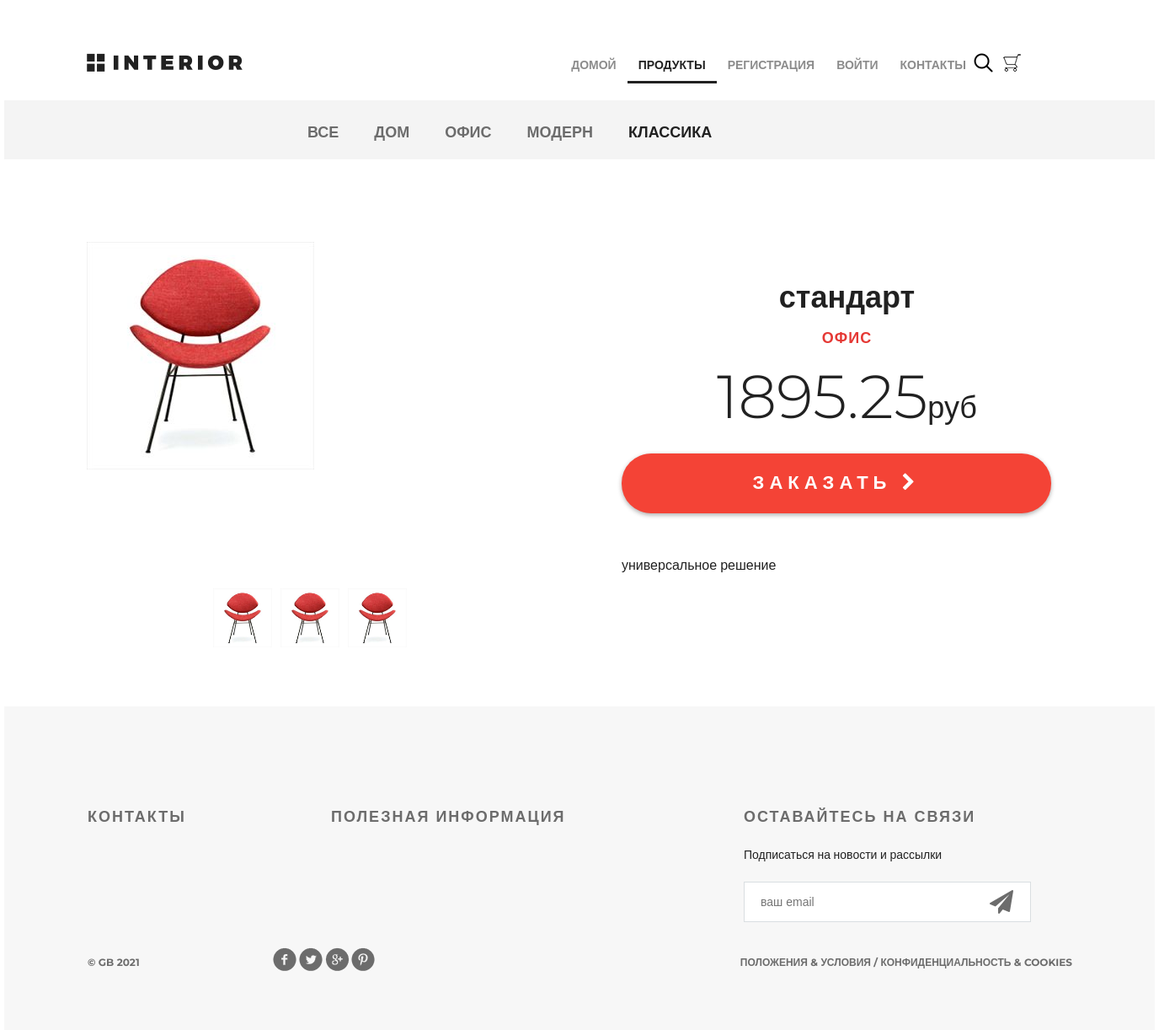
Page /products/product/4/ on the committed database.
### mainapp/models.py (models this page shows, shortened)
class ProductCategory(models.Model):
    name = models.CharField(max_length=50, unique=True, verbose_name='Название')
    description = models.TextField(blank=True, null=True, verbose_name='Описание')
    is_active = models.BooleanField(default=True)
    class Meta:
        verbose_name = 'категория(ю)'
        verbose_name_plural = 'Категории'

class Product(models.Model):
    category = models.ForeignKey(ProductCategory, on_delete=models.CASCADE)
    name = models.CharField(max_length=255)
    image = models.ImageField(upload_to='products_img', blank=True, null=True)
    short_desc = models.CharField(max_length=255, blank=True)
    description = models.TextField(blank=True, null=True)
    price = models.DecimalField(max_digits=8, decimal_places=2, default=0)
    quantity = models.PositiveIntegerField(default=0)
    is_active = models.BooleanField(default=True)
    class Meta:
        verbose_name = 'продукт'
        verbose_name_plural = 'Продукты'

### mainapp/views.py (the view)
# urls.py: path('product/<int:pk>/', product, name='product'),
def product(request, pk):
    links_menu = ProductCategory.objects.all()
    context = {
        'title': 'Товар',
        'links_menu': links_menu,
        'product': get_object_or_404(Product, pk=pk),
        'basket': get_basket(request.user)
    }
    return render(request, 'mainapp/product.html', context)

### mainapp/views.py (called while the page is built)
def get_basket(user):
    if user.is_authenticated:
        return Basket.objects.filter(user=user)
    return []

### mainapp/templates/mainapp/product.html (shortened to what this page needs)
{% extends 'mainapp/base.html' %}
{% load static %}
{% block content %}
    <div class="hero-white">
        <div class="header clearfix">
            {% include 'mainapp/includes/inc_main_menu.html' %}
        </div>
    </div>
    <div class="details">
        {% include 'mainapp/includes/inc_categories_menu.html' %}
        <div class="details-products">
            <div class="details-slider">
                <div class="slider-product">
                    <img src="/media/{{ product.image }}" alt="">
                </div>
                <div class="slider-control">
                    <div class="block">
                        <a href="#"><img src="/media/{{ product.image }}" alt="">
                        </a>
                    </div>
                    <div class="block">
                        <a href="#"><img src="/media/{{ product.image }}" alt="">
                        </a>
                    </div>
                    <div class="block">
                        <a href="#"><img src="/media/{{ product.image }}" alt="">
                        </a>
                    </div>
                </div>
            </div>
            <div class="description">
                <h3 class="big-bold">{{ product.name}}</h3>
                <h3 class="red">{{ product.category.name }}</h3>
                <p class="price">{{ product.price|floatformat:2 }}<span>руб</span></p>
                <a href="{% url 'basketapp:basket_add' product.pk %}" class="red-button">
                    заказать <i class="fa fa-chevron-right" aria-hidden="true"></i>
                </a>
                <div class="description-text">
                    {{ product.short_desc }}
                </div>
            </div>
        </div>
    </div>
{% endblock %}

### mainapp/templates/mainapp/includes/inc_categories_menu.html
<div class="links clearfix">
    <ul class="links-menu">
        <li><a href="{% url 'products:category' 0 %}"
               class="{% if request.resolver_match.url_name == item.href %}active{% endif %}">Все</a></li>
        {% for item in links_menu %}
            {% if item.is_active %}
                <li><a href="{% url 'products:category' item.pk %}"
                       class="{% if request.resolver_match.kwargs.pk == item.pk %}active{% endif %}">{{ item.name }}</a>
                </li>
            {% endif %}
        {% endfor %}
    </ul>
</div>

### static/style.css (style rules this page uses)
* { margin: 0; padding: 0; }
body { font-family: 'Montserrat', sans-serif; }
html, body { height: 100%; }
.slider-control .block a img { width: 70px; }
.clearfix:after { content: ""; display: block; clear: both; }
.big-bold { color: #212121; font-size: 36px; font-weight: 700; text-align: left; margin-bottom: 24px; line-height: 36px; }
.red { text-transform: uppercase; color: #e53935; font-size: 18px; font-weight: 700; text-align: left; letter-spacing: 1px; line-height: 17px; margin-bottom: 22px; }
.hero-white { background-color: #fff; height: 119px; padding-left: 98px; padding-right: 211px; position: relative; }
.links { height: 70px; background-color: #f4f4f4; position: relative; padding-left: 360px; }
.links-menu { margin: 27px auto 0px; position: absolute; }
.links-menu li { float: left; list-style-type: none; padding-right: 42px; }
.links-menu li a { text-decoration: none; color: #6c6c6c; font-size: 18px; font-weight: 700; text-transform: uppercase; }
.links-menu .active { color: #212121; font-size: 18px; font-weight: 700; }
.details-products { padding-left: 98px; padding-right: 98px; margin-top: 98px; height: 551px; }
.details-slider { width: 570px; float: left; margin-right: 30px; }
.slider-product { width: 570px; height: 400px; }
.slider-control { width: 420px; height: 70px; margin: 11px auto 0px; padding-left: 150px }
.slider-control .block { height: 70px; width: 70px; position: relative; float: left; margin-right: 10px; }
.description { width: 535px; float: right; padding-left: 35px }
.description .big-bold { color: #212121; font-size: 36px; font-weight: 700; text-align: center; margin-top: 47px; margin-bottom: 0px; }
.description .red { text-transform: uppercase; color: #e53935; font-size: 18px; font-weight: 700; text-align: center; letter-spacing: 1px; line-height: 17px; margin-top: 23px; margin-bottom: 36px; }
.description .price { color: #212121; font-size: 72px; font-weight: 300; line-height: 48px; text-align: center; }
.description .price span { color: #212121; font-size: 36px; font-weight: 300; line-height: 48px; text-align: center; }
.red-button { display: block; height: 71px; width: 510px; border-radius: 35px; background-color: #f44336; text-align: center; text-transform: uppercase; text-decoration: none; color: #ffffff; font-size: 22px; font-weight: 700; line-height: 24px; box-shadow: 0px 2px 4.85px 0.15px rgba(33, 33, 33, 0.35); line-height: 70px; letter-spacing: 6px; margin-top: 31px; }
.description-text { margin-top: 50px; color: #212121; font-size: 16px; font-weight: 300; line-height: 24px; text-align: left; }

### rows in the picture
ProductCategory: name "ДОМ"
ProductCategory: name "ОФИС"
ProductCategory: name "МОДЕРН"
ProductCategory: name "КЛАССИКА"
Product: image (picture), name "стандарт", category.name "ОФИС", price "1895.25", short_desc "универсальное решение"
